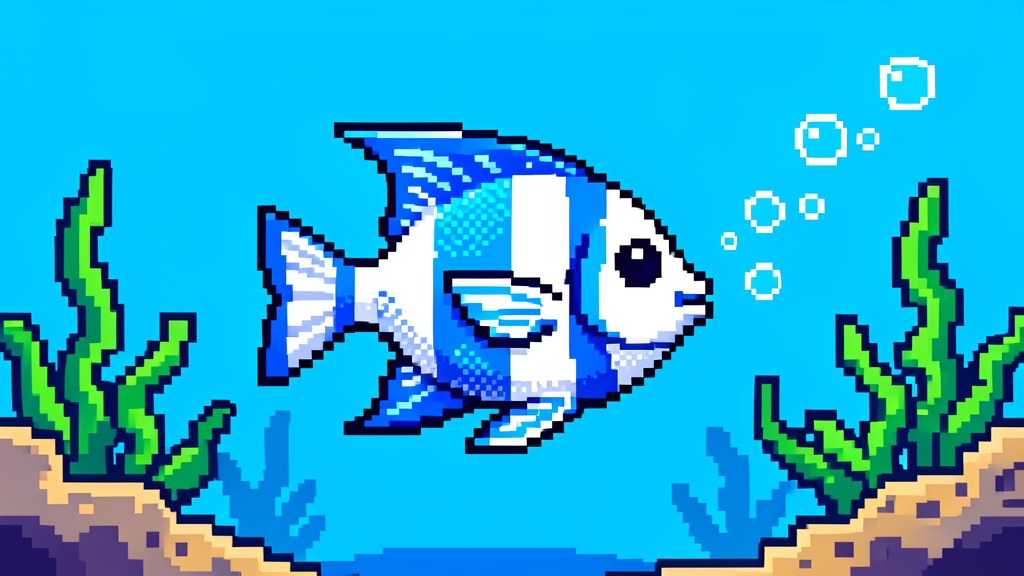
#> input picture assets/images/active_landscape.png, 1024 x 576 px; its folder holds only this picture in this run
$ python image_quality_pipeline.py
#> lines starting #> are read from the running program, lines starting #| are printed output that depends on the picture
#!/usr/bin/env python3
"""
Hermes Aquarium Dashboard — Automated Image Quality Pipeline

Scans assets/images/*.png, computes per-image quality metrics,
generates MANIFEST.json, prints a report, and optionally lists
low-scoring images for regeneration.

Dependencies: Python 3.8+, Pillow (PIL), standard library.
"""

from __future__ import annotations

import json
import math
import os
import re
import sys
from collections import defaultdict
from pathlib import Path
from typing import Dict, List, Tuple

import numpy as np
from PIL import Image

# ---------------------------------------------------------------------------
# Configuration
# ---------------------------------------------------------------------------

BASE_DIR = Path(__file__).parent.resolve()
IMAGES_DIR = BASE_DIR / "assets" / "images"
MANIFEST_PATH = IMAGES_DIR / "MANIFEST.json"
REGEN_PATH = IMAGES_DIR / "regen_list.txt"

MIN_FILE_KB = 5.0          # suspiciously small PNG threshold
THRESHOLD = 0.30           # regeneration threshold (0–1)

# Expected resolution sanity per variant
# (width, height) -> variant label
EXPECTED_SIZES = {
    (1024, 576):  "landscape",
    (576, 1024):  "portrait",
    (1024, 1024): "square",
    (1024, 640):  "cine",   # common cinema-ish variant
    (1024, 683):  "cine2",  # 3:2ish
}

# Weights for final quality score (must sum to 1.0)
W_SHARPNESS = 0.40
W_COLOR = 0.25
W_RESOLUTION = 0.20
W_SIZE = 0.15
assert math.isclose(W_SHARPNESS + W_COLOR + W_RESOLUTION + W_SIZE, 1.0)

# ---------------------------------------------------------------------------
# Helpers
# ---------------------------------------------------------------------------

def rgb_to_hsv(rgb: np.ndarray) -> Tuple[float, float, float]:
    """Convert a single RGB uint8 triplet to HSV (0-360, 0-1, 0-1)."""
    r, g, b = rgb.astype(float) / 255.0
    mx = max(r, g, b)
    mn = min(r, g, b)
    diff = mx - mn
    if diff == 0:
        h = 0.0
    elif mx == r:
        h = (60 * ((g - b) / diff) + 360) % 360
    elif mx == g:
        h = (60 * ((b - r) / diff) + 120) % 360
    else:
        h = (60 * ((r - g) / diff) + 240) % 360
    s = 0.0 if mx == 0 else diff / mx
    v = mx
    return h, s, v


def mean_hue_of_image(img: Image.Image, max_samples: int = 10_000) -> float:
    """
    Compute the mean hue of an image in HSV space using a random sample.
    """
    arr = np.array(img.convert("RGB"))
    h, w = arr.shape[:2]
    n = min(max_samples, h * w)
    # reproducible subsample
    rng = np.random.default_rng(42)
    flat = arr.reshape(-1, 3)
    idx = rng.choice(len(flat), size=n, replace=False)
    samples = flat[idx].astype(float)

    # Vectorised hue computation
    r, g, b = samples[:, 0] / 255.0, samples[:, 1] / 255.0, samples[:, 2] / 255.0
    mx = np.maximum(np.maximum(r, g), b)
    mn = np.minimum(np.minimum(r, g), b)
    diff = mx - mn + 1e-9

    h = np.zeros_like(r)
    mask = diff > 1e-9
    r_eq = mask & (mx == r)
    g_eq = mask & (mx == g)
    b_eq = mask & (mx == b)

    h[r_eq] = (60.0 * ((g[r_eq] - b[r_eq]) / diff[r_eq]) + 360.0) % 360.0
    h[g_eq] = (60.0 * ((b[g_eq] - r[g_eq]) / diff[g_eq]) + 120.0) % 360.0
    h[b_eq] = (60.0 * ((r[b_eq] - g[b_eq]) / diff[b_eq]) + 240.0) % 360.0

    # Circular mean for hue (wrap-around safe)
    if mask.sum() == 0:
        # Grayscale / zero-saturation image → undefined hue
        mean_h = 0.0
    else:
        rad = np.deg2rad(h[mask])
        mean_rad = math.atan2(np.sin(rad).mean(), np.cos(rad).mean())
        mean_h = math.degrees(mean_rad) % 360.0
    return mean_h


def compute_sharpness(img: Image.Image) -> float:
    """
    Sharpness = variance of Laplacian (higher = sharper).
    Implemented with Pillow + numpy (no cv2 required).
    """
    gray = np.array(img.convert("L"), dtype=np.float32)
    # 3x3 Laplacian kernel
    lap = (
        gray[:-2, 1:-1] *  0.25 +
        gray[2:,  1:-1] *  0.25 +
        gray[1:-1, :-2] *  0.25 +
        gray[1:-1, 2:]  *  0.25 +
        gray[1:-1, 1:-1] * -1.0
    )
    variance = float(np.var(lap))
    return variance


def extract_state(name: str) -> str:
    """Derive the state token from a filename like 'active_landscape_mid.png'."""
    m = re.match(r"^(\w+)_", name)
    return m.group(1) if m else "unknown"


# ---------------------------------------------------------------------------
# Palette extraction
# ---------------------------------------------------------------------------

def build_expected_palettes(pngs: List[Path]) -> Dict[str, float]:
    """
    Build a {state: mean_hue} mapping from each state's canonical image.
    Prefers the base variant (no suffix after aspect) if available.
    """
    state_images: Dict[str, List[Path]] = defaultdict(list)
    for p in pngs:
        state = extract_state(p.name)
        state_images[state].append(p)

    palettes: Dict[str, float] = {}
    for state, paths in state_images.items():
        # Prefer base file, e.g. active_landscape.png over active_landscape_mid.png
        base = [p for p in paths if re.match(rf"^{state}_[a-z]+\.png$", p.name)]
        chosen = base[0] if base else paths[0]
        with Image.open(chosen) as im:
            palettes[state] = mean_hue_of_image(im)
    return palettes


# ---------------------------------------------------------------------------
# Scoring / normalisation helpers
# ---------------------------------------------------------------------------

def normalize_01(values: List[float], invert: bool = False) -> List[float]:
    """Min-max normalise a list of floats to 0–1."""
    arr = np.array(values, dtype=float)
    mn, mx = arr.min(), arr.max()
    if mx == mn:
        return [1.0 if not invert else 0.0] * len(values)
    norm = (arr - mn) / (mx - mn)
    if invert:
        norm = 1.0 - norm
    return norm.tolist()


# ---------------------------------------------------------------------------
# Main pipeline
# ---------------------------------------------------------------------------

def run_pipeline() -> int:
    if not IMAGES_DIR.is_dir():
        print(f"ERROR: Directory not found: {IMAGES_DIR}", file=sys.stderr)
        return 1

    pngs = sorted(IMAGES_DIR.glob("*.png"))
    if not pngs:
        print(f"WARNING: No PNG files found in {IMAGES_DIR}")
        return 0

    print(f"Found {len(pngs)} PNG image(s). Analysing …\n")

    # 1️⃣ Build expected hue palette per state
    palettes = build_expected_palettes(pngs)
#> in build_expected_palettes, im is the input picture: PIL image 1024x576 RGB; mean R, G, B 33.5, 171.7, 212.6
#> in mean_hue_of_image, `idx = rng.choice(len(flat), size=n, replace=False)`: idx = 10000 values, max 589806 at index 1103, min 0 at index 8396, mean 293262
#> in mean_hue_of_image, `r, g, b = samples[:, 0] / 255.0, samples[:, 1] / 255.0, samples[:, 2] ..`: r = 10000 values, max 1 at index 3, min 0 at index 2, mean 0.129; g = 10000 values, max 1 at index 3, min 0 at index 70, mean 0.672; b = 10000 values, max 1 at index 3, min 0.0275 at index 3136, mean 0.832
#> in mean_hue_of_image, `mx = np.maximum(np.maximum(r, g), b)`: mx = 10000 values, max 1 at index 3, min 0.0275 at index 3136, mean 0.881
#> in mean_hue_of_image, `mn = np.minimum(np.minimum(r, g), b)`: mn = 10000 values, max 1 at index 3, min 0 at index 2, mean 0.105
#> in mean_hue_of_image, `diff = mx - mn + 1e-9`: diff = 10000 values, max 1 at index 10, min 1e-09 at index 3, mean 0.776
#> in mean_hue_of_image, `rad = np.deg2rad(h[mask])`: rad = 9810 values, max 6.25 at index 83, min 0 at index 128, mean 3.3
#> in mean_hue_of_image, `mean_rad = math.atan2(np.sin(rad).mean(), np.cos(rad).mean())`: mean_rad = -2.87
#> in mean_hue_of_image, `mean_h = math.degrees(mean_rad) % 360.0`: mean_h = 195.7
#> palettes = {'active': 195.7}

    records: List[dict] = []
    raw_sharpness: List[float] = []
    raw_hue_dist: List[float] = []
    raw_res_score: List[float] = []
    raw_size_score: List[float] = []

    for p in pngs:
        name = p.name
#> name = 'active_landscape.png'
        size_bytes = p.stat().st_size
#> size_bytes = 366394
        size_kb = round(size_bytes / 1024.0, 3)
#> size_kb = 357.8

        with Image.open(p) as im:
            width, height = im.size
#> width = 1024; height = 576
            sharpness = compute_sharpness(im)
#> in compute_sharpness, `gray = np.array(img.convert("L"), dtype=np.float32)`:
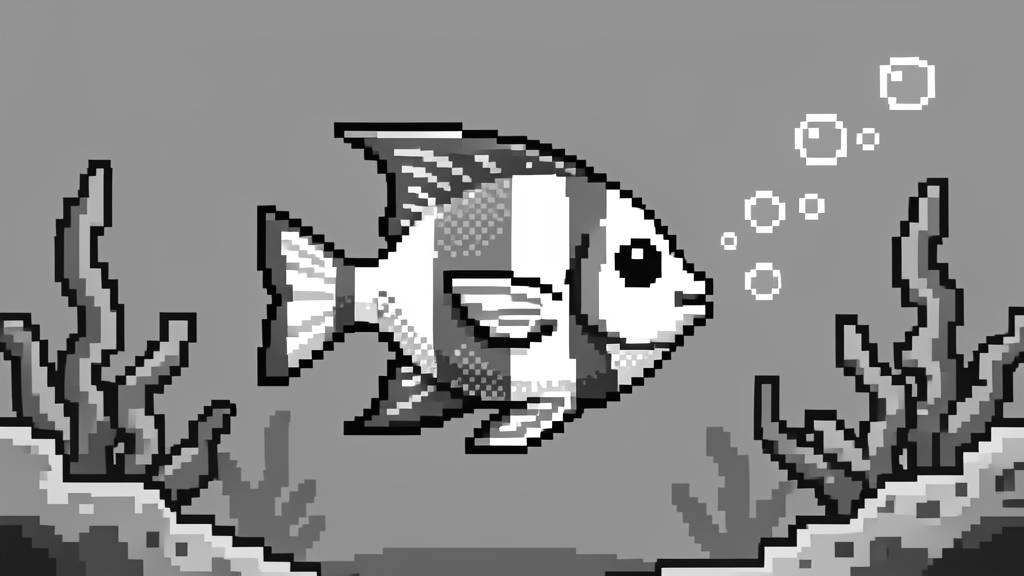
#> gray: shape (576, 1024) float32; min 0, max 255, mean 135
#> in compute_sharpness, `lap = ( gray[:-2, 1:-1] *  0.25 + gray[2:,  1:-1] *  0.25 + gray[1:-1,..`:
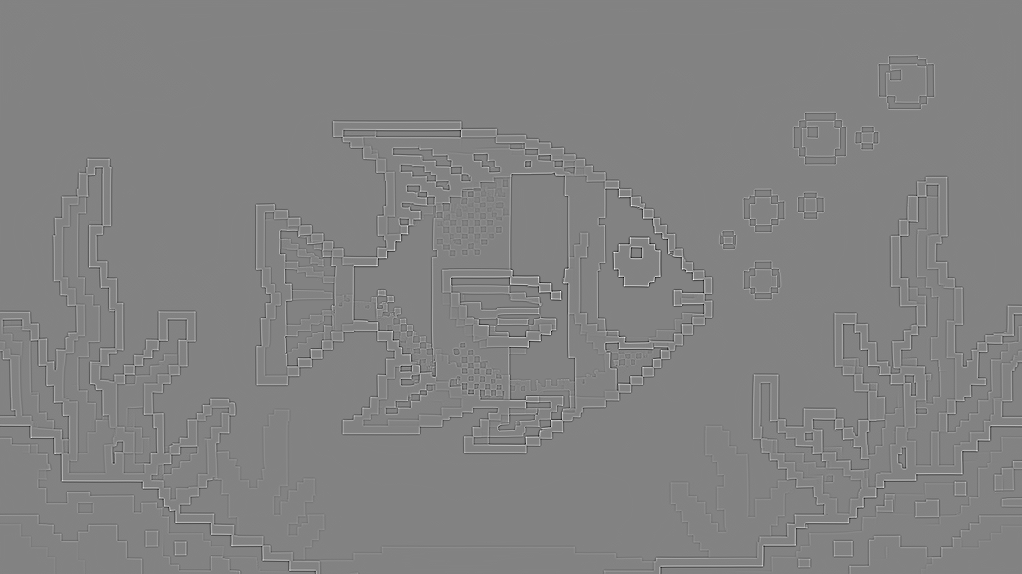
#> lap: shape (574, 1022) float32; min -100.2, max 95.25, mean 0; drawn with min black and max white
#> in compute_sharpness, `variance = float(np.var(lap))`: variance = 42.02
#> sharpness = 42.02
            mean_hue = mean_hue_of_image(im)
#> mean_hue = 195.7

        state = extract_state(name)
#> state = 'active'
        expected_hue = palettes.get(state, mean_hue)
#> expected_hue = 195.7
        # Hue distance (circular, 0–180)
        hue_diff = abs(mean_hue - expected_hue)
#> hue_diff = 0
        hue_diff = min(hue_diff, 360.0 - hue_diff)

        # Resolution sanity: is it near expected sizes?
        known = EXPECTED_SIZES.get((width, height))
#> known = 'landscape'
        if known is None:
            # relaxed check: at least one dimension >= 400
            res_ok = (width >= 400 and height >= 400)
        else:
            res_ok = True
        res_score = 1.0 if res_ok else 0.0

        # File size sanity
        size_ok = size_kb >= MIN_FILE_KB
#> size_ok = True
        size_score = 1.0 if size_ok else 0.0
#> size_score = 1

        raw_sharpness.append(sharpness)
        raw_hue_dist.append(hue_diff)
        raw_res_score.append(res_score)
        raw_size_score.append(size_score)

        records.append({
            "filename": name,
            "state": state,
            "sharpness": sharpness,
            "hue_distance": round(hue_diff, 4),
            "width": width,
            "height": height,
            "size_kb": size_kb,
            "res_ok": res_ok,
            "size_ok": size_ok,
        })

    # Normalise metric layers
    norm_sharp = normalize_01(raw_sharpness, invert=False)   # higher = better
#> in normalize_01, `arr = np.array(values, dtype=float)`: arr = [42.02]
#> in normalize_01, `mn, mx = arr.min(), arr.max()`: mn = 42.02
#> norm_sharp = [1]
    norm_hue = normalize_01(raw_hue_dist, invert=True)       # lower distance = better
#> norm_hue = [0]
    norm_res = raw_res_score                                 # already 0/1
    norm_size = raw_size_score                               # already 0/1
#> norm_size = [1]

    # Assemble final records with weighted quality_score
    manifest: Dict[str, dict] = {}
    flagged: List[dict] = []
    low_score: List[str] = []

    for i, rec in enumerate(records):
        q_score = (
            W_SHARPNESS * norm_sharp[i] +
            W_COLOR * norm_hue[i] +
            W_RESOLUTION * norm_res[i] +
            W_SIZE * norm_size[i]
        )
        q_score = round(float(np.clip(q_score, 0.0, 1.0)), 6)

        entry = {
            "sharpness": round(rec["sharpness"], 4),
            "hue_distance": rec["hue_distance"],
            "width": rec["width"],
            "height": rec["height"],
            "size_kb": rec["size_kb"],
            "quality_score": q_score,
        }
        manifest[rec["filename"]] = entry

        if not rec["res_ok"] or not rec["size_ok"]:
            flagged.append({**rec, "quality_score": q_score})
        if q_score < THRESHOLD:
            low_score.append(rec["filename"])
#> this loop made 1 pass
#> q_score on pass 1: 0.75
#> after the loop, flagged = []; low_score = []; manifest = 1 item

    # Save MANIFEST.json
    MANIFEST_PATH.write_text(json.dumps(manifest, indent=2), encoding="utf-8")
    print(f"✓ Saved MANIFEST.json  → {MANIFEST_PATH}")

    # Save optional regen_list.txt
    if low_score:
        REGEN_PATH.write_text("\n".join(low_score) + "\n", encoding="utf-8")
        print(f"✓ Saved regen_list.txt → {REGEN_PATH}  ({len(low_score)} file(s) below {THRESHOLD})")
    else:
        if REGEN_PATH.exists():
            REGEN_PATH.unlink()
        print(f"✓ No images scored below threshold ({THRESHOLD}); regen_list.txt omitted.")

    # Report
    sorted_by_score = sorted(manifest.items(), key=lambda kv: kv[1]["quality_score"])
#> sorted_by_score = 1 item
    best = sorted_by_score[-5:][::-1]
#> best = 1 item
    worst = sorted_by_score[:5]
#> worst = 1 item

    print("\n" + "=" * 60)
    print("QUALITY REPORT")
    print("=" * 60)
    print(f"Total images scanned : {len(manifest)}")
#| Total images scanned : 1
    print(f"Average quality score: {sum(v['quality_score'] for v in manifest.values()) / len(manifest):.4f}")
#| Average quality score: 0.7500
    print(f"Flagged for issues   : {len(flagged)}")
#| Flagged for issues   : 0
    if low_score:
        print(f"Below threshold ({THRESHOLD}) : {len(low_score)}")

    print("\n🏆 BEST images")
    for name, data in best:
        print(f"  {name:40s}  score={data['quality_score']:.4f}  sharp={data['sharpness']:>10.2f}  hue∆={data['hue_distance']:.2f}")
#> this loop made 1 pass
#> name on pass 1: 'active_landscape.png'
#|   active_landscape.png                      score=0.7500  sharp=     42.02  hue∆=0.00

    print("\n⚠️  WORST images")
    for name, data in worst:
        print(f"  {name:40s}  score={data['quality_score']:.4f}  sharp={data['sharpness']:>10.2f}  hue∆={data['hue_distance']:.2f}")

    if flagged:
        print("\n🚩 FLAGGED for regeneration")
        for rec in flagged:
            reasons = []
            if not rec["res_ok"]:
                reasons.append(f"resolution {rec['width']}x{rec['height']}")
            if not rec["size_ok"]:
                reasons.append(f"size {rec['size_kb']:.1f}KB")
            print(f"  {rec['filename']:40s}  score={rec['quality_score']:.4f}  ({', '.join(reasons)})")

    print("\n" + "=" * 60)
    return 0


if __name__ == "__main__":
    sys.exit(run_pipeline())
#> (the program exits here)
